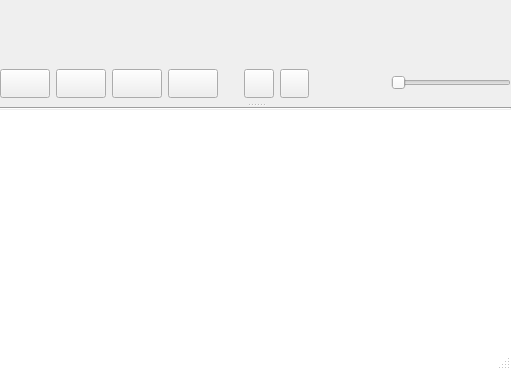
<?xml version="1.0" encoding="UTF-8"?>
<ui version="4.0">
 <class>mainWindow</class>
 <widget class="QDialog" name="mainWindow">
  <property name="geometry">
   <rect>
    <x>0</x>
    <y>0</y>
    <width>511</width>
    <height>370</height>
   </rect>
  </property>
  <property name="windowTitle">
   <string>Dialog</string>
  </property>
  <property name="styleSheet">
   <string notr="true">#playlistWidget {
	qproperty-failed_text_color: palette(dark);
}

#playlistWidget QScrollBar {
	margin-bottom: 18;
}

#waveformSlider {
	qproperty-radius: 3;
	qproperty-background: #3F4F61;
	qproperty-wave_background: #4E9A06;
	qproperty-wave_border_color: #8AE234;
	qproperty-progress_normal_background: #0080FF;
	qproperty-progress_paused_background: #CE8419;
}

#coverWidget {
	background: transparent;
}

NTrackInfoWidget QLabel {
	color: #FFFFFF;
	background: argb(0, 0, 0, 180);
	border-radius: 3;
	padding: 0 3;
	max-height: 14px;
	font-size: 11px;
	font-weight: bold;
}

NTrackInfoWidget #MiddleCenter {
	padding-bottom: 2;
	font-size: 13px;
}</string>
  </property>
  <property name="sizeGripEnabled">
   <bool>true</bool>
  </property>
  <layout class="QVBoxLayout" name="verticalLayout">
   <property name="margin">
    <number>0</number>
   </property>
   <item>
    <widget class="QWidget" name="centralWidget" native="true">
     <layout class="QVBoxLayout" name="verticalLayout_4">
      <property name="spacing">
       <number>0</number>
      </property>
      <property name="margin">
       <number>0</number>
      </property>
      <item>
       <widget class="QSplitter" name="splitter">
        <property name="orientation">
         <enum>Qt::Vertical</enum>
        </property>
        <property name="handleWidth">
         <number>5</number>
        </property>
        <property name="childrenCollapsible">
         <bool>true</bool>
        </property>
        <widget class="NDropArea" name="dropArea" native="true">
         <property name="sizePolicy">
          <sizepolicy hsizetype="Preferred" vsizetype="Preferred">
           <horstretch>0</horstretch>
           <verstretch>0</verstretch>
          </sizepolicy>
         </property>
         <property name="acceptDrops">
          <bool>true</bool>
         </property>
         <layout class="QVBoxLayout" name="verticalLayout_2">
          <property name="spacing">
           <number>0</number>
          </property>
          <property name="bottomMargin">
           <number>3</number>
          </property>
          <item>
           <layout class="QHBoxLayout" name="coverWaveformLayout">
            <property name="spacing">
             <number>4</number>
            </property>
            <item>
             <widget class="NCoverWidget" name="coverWidget">
              <property name="sizePolicy">
               <sizepolicy hsizetype="Fixed" vsizetype="Expanding">
                <horstretch>0</horstretch>
                <verstretch>0</verstretch>
               </sizepolicy>
              </property>
              <property name="minimumSize">
               <size>
                <width>60</width>
                <height>60</height>
               </size>
              </property>
              <property name="frameShape">
               <enum>QFrame::StyledPanel</enum>
              </property>
              <property name="text">
               <string/>
              </property>
             </widget>
            </item>
            <item>
             <widget class="NWaveformSlider" name="waveformSlider" native="true"/>
            </item>
           </layout>
          </item>
          <item>
           <spacer name="verticalSpacer">
            <property name="orientation">
             <enum>Qt::Vertical</enum>
            </property>
            <property name="sizeType">
             <enum>QSizePolicy::Fixed</enum>
            </property>
            <property name="sizeHint" stdset="0">
             <size>
              <width>20</width>
              <height>6</height>
             </size>
            </property>
           </spacer>
          </item>
          <item>
           <widget class="QWidget" name="controlsContainer" native="true">
            <property name="sizePolicy">
             <sizepolicy hsizetype="Preferred" vsizetype="Maximum">
              <horstretch>0</horstretch>
              <verstretch>0</verstretch>
             </sizepolicy>
            </property>
            <layout class="QHBoxLayout" name="buttonsLayout">
             <property name="spacing">
              <number>6</number>
             </property>
             <property name="leftMargin">
              <number>0</number>
             </property>
             <property name="topMargin">
              <number>3</number>
             </property>
             <property name="rightMargin">
              <number>0</number>
             </property>
             <property name="bottomMargin">
              <number>1</number>
             </property>
             <item>
              <widget class="QPushButton" name="prevButton">
               <property name="minimumSize">
                <size>
                 <width>50</width>
                 <height>29</height>
                </size>
               </property>
               <property name="maximumSize">
                <size>
                 <width>50</width>
                 <height>29</height>
                </size>
               </property>
               <property name="focusPolicy">
                <enum>Qt::NoFocus</enum>
               </property>
               <property name="toolTip">
                <string>Previous</string>
               </property>
               <property name="icon">
                <iconset theme="media-skip-backward">
                 <normaloff/>
                </iconset>
               </property>
              </widget>
             </item>
             <item>
              <widget class="QPushButton" name="playButton">
               <property name="sizePolicy">
                <sizepolicy hsizetype="Fixed" vsizetype="Fixed">
                 <horstretch>0</horstretch>
                 <verstretch>0</verstretch>
                </sizepolicy>
               </property>
               <property name="minimumSize">
                <size>
                 <width>50</width>
                 <height>29</height>
                </size>
               </property>
               <property name="maximumSize">
                <size>
                 <width>50</width>
                 <height>29</height>
                </size>
               </property>
               <property name="focusPolicy">
                <enum>Qt::NoFocus</enum>
               </property>
               <property name="toolTip">
                <string>Play / Pause</string>
               </property>
               <property name="icon">
                <iconset theme="media-playback-start">
                 <normaloff/>
                </iconset>
               </property>
              </widget>
             </item>
             <item>
              <widget class="QPushButton" name="stopButton">
               <property name="sizePolicy">
                <sizepolicy hsizetype="Fixed" vsizetype="Fixed">
                 <horstretch>0</horstretch>
                 <verstretch>0</verstretch>
                </sizepolicy>
               </property>
               <property name="minimumSize">
                <size>
                 <width>50</width>
                 <height>29</height>
                </size>
               </property>
               <property name="maximumSize">
                <size>
                 <width>50</width>
                 <height>29</height>
                </size>
               </property>
               <property name="focusPolicy">
                <enum>Qt::NoFocus</enum>
               </property>
               <property name="toolTip">
                <string>Stop</string>
               </property>
               <property name="icon">
                <iconset theme="media-playback-stop">
                 <normaloff/>
                </iconset>
               </property>
              </widget>
             </item>
             <item>
              <widget class="QPushButton" name="nextButton">
               <property name="minimumSize">
                <size>
                 <width>50</width>
                 <height>29</height>
                </size>
               </property>
               <property name="maximumSize">
                <size>
                 <width>50</width>
                 <height>29</height>
                </size>
               </property>
               <property name="focusPolicy">
                <enum>Qt::NoFocus</enum>
               </property>
               <property name="toolTip">
                <string>Next</string>
               </property>
               <property name="icon">
                <iconset theme="media-skip-forward">
                 <normaloff/>
                </iconset>
               </property>
              </widget>
             </item>
             <item>
              <spacer name="horizontalSpacer_2">
               <property name="orientation">
                <enum>Qt::Horizontal</enum>
               </property>
               <property name="sizeType">
                <enum>QSizePolicy::Preferred</enum>
               </property>
               <property name="sizeHint" stdset="0">
                <size>
                 <width>20</width>
                 <height>13</height>
                </size>
               </property>
              </spacer>
             </item>
             <item>
              <widget class="QToolButton" name="repeatCheckBox">
               <property name="minimumSize">
                <size>
                 <width>30</width>
                 <height>0</height>
                </size>
               </property>
               <property name="maximumSize">
                <size>
                 <width>30</width>
                 <height>29</height>
                </size>
               </property>
               <property name="focusPolicy">
                <enum>Qt::NoFocus</enum>
               </property>
               <property name="toolTip">
                <string>Repeat</string>
               </property>
               <property name="icon">
                <iconset theme="media-playlist-repeat">
                 <normaloff/>
                </iconset>
               </property>
               <property name="checkable">
                <bool>true</bool>
               </property>
              </widget>
             </item>
             <item>
              <widget class="QToolButton" name="shuffleCheckBox">
               <property name="minimumSize">
                <size>
                 <width>29</width>
                 <height>29</height>
                </size>
               </property>
               <property name="maximumSize">
                <size>
                 <width>29</width>
                 <height>29</height>
                </size>
               </property>
               <property name="focusPolicy">
                <enum>Qt::NoFocus</enum>
               </property>
               <property name="toolTip">
                <string>Shuffle</string>
               </property>
               <property name="icon">
                <iconset theme="media-playlist-shuffle">
                 <normaloff/>
                </iconset>
               </property>
               <property name="checkable">
                <bool>true</bool>
               </property>
              </widget>
             </item>
             <item>
              <spacer name="horizontalSpacer">
               <property name="orientation">
                <enum>Qt::Horizontal</enum>
               </property>
               <property name="sizeType">
                <enum>QSizePolicy::MinimumExpanding</enum>
               </property>
               <property name="sizeHint" stdset="0">
                <size>
                 <width>40</width>
                 <height>10</height>
                </size>
               </property>
              </spacer>
             </item>
             <item>
              <widget class="NVolumeSlider" name="volumeSlider">
               <property name="sizePolicy">
                <sizepolicy hsizetype="Fixed" vsizetype="Expanding">
                 <horstretch>0</horstretch>
                 <verstretch>0</verstretch>
                </sizepolicy>
               </property>
               <property name="minimumSize">
                <size>
                 <width>120</width>
                 <height>0</height>
                </size>
               </property>
               <property name="maximumSize">
                <size>
                 <width>120</width>
                 <height>20</height>
                </size>
               </property>
               <property name="focusPolicy">
                <enum>Qt::NoFocus</enum>
               </property>
               <property name="toolTip">
                <string>Volume</string>
               </property>
               <property name="maximum">
                <number>100</number>
               </property>
               <property name="singleStep">
                <number>2</number>
               </property>
               <property name="orientation">
                <enum>Qt::Horizontal</enum>
               </property>
               <property name="tickPosition">
                <enum>QSlider::NoTicks</enum>
               </property>
              </widget>
             </item>
            </layout>
           </widget>
          </item>
          <item>
           <widget class="QMenu" name="contextMenu">
            <property name="title">
             <string/>
            </property>
           </widget>
          </item>
         </layout>
        </widget>
        <widget class="QWidget" name="playlistContainer" native="true">
         <property name="sizePolicy">
          <sizepolicy hsizetype="Preferred" vsizetype="Preferred">
           <horstretch>0</horstretch>
           <verstretch>1</verstretch>
          </sizepolicy>
         </property>
         <layout class="QVBoxLayout" name="verticalLayout_3">
          <property name="spacing">
           <number>0</number>
          </property>
          <property name="margin">
           <number>0</number>
          </property>
          <item>
           <widget class="Line" name="line">
            <property name="orientation">
             <enum>Qt::Horizontal</enum>
            </property>
           </widget>
          </item>
          <item>
           <widget class="NPlaylistWidget" name="playlistWidget">
            <property name="sizePolicy">
             <sizepolicy hsizetype="Expanding" vsizetype="Expanding">
              <horstretch>0</horstretch>
              <verstretch>1</verstretch>
             </sizepolicy>
            </property>
            <property name="focusPolicy">
             <enum>Qt::ClickFocus</enum>
            </property>
            <property name="acceptDrops">
             <bool>true</bool>
            </property>
            <property name="frameShape">
             <enum>QFrame::NoFrame</enum>
            </property>
            <property name="horizontalScrollBarPolicy">
             <enum>Qt::ScrollBarAlwaysOff</enum>
            </property>
            <property name="dragEnabled">
             <bool>true</bool>
            </property>
            <property name="dragDropMode">
             <enum>QAbstractItemView::DragDrop</enum>
            </property>
            <property name="defaultDropAction">
             <enum>Qt::MoveAction</enum>
            </property>
            <property name="alternatingRowColors">
             <bool>true</bool>
            </property>
            <property name="selectionMode">
             <enum>QAbstractItemView::ExtendedSelection</enum>
            </property>
           </widget>
          </item>
         </layout>
        </widget>
       </widget>
      </item>
     </layout>
    </widget>
   </item>
  </layout>
 </widget>
 <customwidgets>
  <customwidget>
   <class>NWaveformSlider</class>
   <extends>QWidget</extends>
   <header>waveformSlider.h</header>
   <container>1</container>
  </customwidget>
  <customwidget>
   <class>NDropArea</class>
   <extends>QWidget</extends>
   <header>dropArea.h</header>
   <container>1</container>
  </customwidget>
  <customwidget>
   <class>NPlaylistWidget</class>
   <extends>QListWidget</extends>
   <header>playlistWidget.h</header>
  </customwidget>
  <customwidget>
   <class>NCoverWidget</class>
   <extends>QLabel</extends>
   <header>coverWidget.h</header>
  </customwidget>
  <customwidget>
   <class>NVolumeSlider</class>
   <extends>QSlider</extends>
   <header>volumeSlider.h</header>
  </customwidget>
 </customwidgets>
 <resources/>
 <connections/>
</ui>
